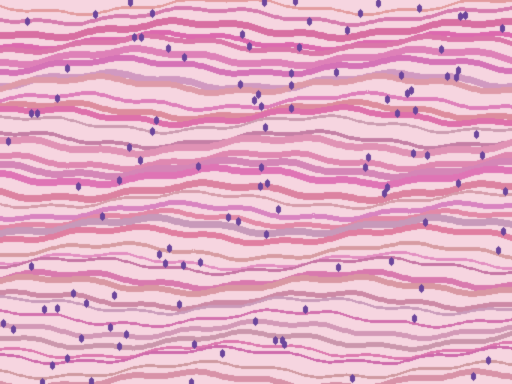
#> input picture examples/synthetic_bundles.png, 512 x 384 px; its folder holds only this picture in this run
$ python -i core.py   (imports and definitions only)
#> lines starting #> are read from the running program, lines starting #| are printed output that depends on the picture; after the words box and inside, x2 and y2 are one past the last pixel; in counts of white or black regions, pixels touching at a corner belong together
"""CACHE v0.2: training-free H&E stromal architecture, separate continuous and ridge branches.
Research-only; collagen-like appearance, not collagen-specific identification.
"""
from pathlib import Path
import numpy as np
from scipy.ndimage import gaussian_filter, binary_fill_holes
from skimage import color, filters, morphology, exposure
import matplotlib.pyplot as plt


def _unit(x, mask=None):
    v=x[mask] if mask is not None and np.any(mask) else x.ravel()
    lo,hi=np.percentile(v,[2,98])
    return np.clip((x-lo)/(hi-lo+1e-9),0,1)


def analyze(rgb, mpp=None, scales_um=(1.5,3,6,12), window_um=30,
            candidate_quantile=0.23, ridge_quantile=0.70):
#> called with scales_um = (1.5, 3, 6, 12), window_um = 30, candidate_quantile = 0.23, ridge_quantile = 0.7
    rgb=np.asarray(rgb)[...,:3].astype(np.uint8)
    f=rgb.astype(np.float32)/255.
    hed=color.rgb2hed(f); h=np.maximum(hed[...,0],0); e=np.maximum(hed[...,1],0)
#> after `hed = color.rgb2hed(f)`: hed: shape (384, 512, 3) float64; mean of channels 0, 1, 2 0.0031, 0.0168, 0.0201
#> after `e = np.maximum(hed[..., 1], 0)`:
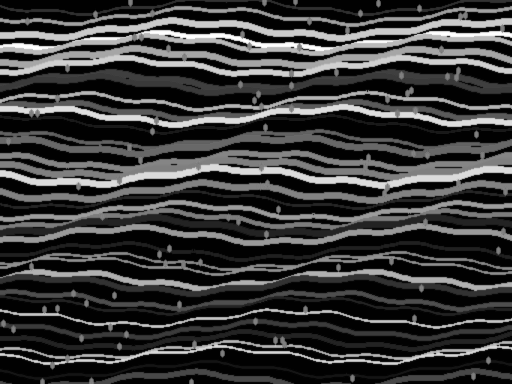
#> e: shape (384, 512) float64; min 0.00746, max 0.0488, mean 0.0168; drawn with min black and max white
    hsv=color.rgb2hsv(f)
#> hsv: shape (384, 512, 3) float32; mean of channels 0, 1, 2 0.928, 0.249, 0.904
    tissue=(hsv[...,1]>.055)&(hsv[...,2]<.985)
#> tissue: shape (384, 512) bool; every value is 1
    # Exclude strongly saturated non-H&E graphics, including red arrows.
    red_annotation=(f[...,0]>.48)&(f[...,0]>1.65*f[...,1])&(f[...,0]>1.5*f[...,2])&(hsv[...,1]>.48)
#> red_annotation: shape (384, 512) bool; every value is 0
    green_annotation=(f[...,1]>1.4*f[...,0])&(f[...,1]>1.3*f[...,2])&(hsv[...,1]>.45)
    valid_tissue=tissue & ~morphology.binary_dilation(red_annotation|green_annotation,morphology.disk(3))
    if valid_tissue.sum()<100: valid_tissue=tissue
    # Nuclei are excluded from candidate mask, but not from the neighborhood tensor itself.
    hn=_unit(h,valid_tissue); en=_unit(e,valid_tissue)
#> in _unit, `lo,hi=np.percentile(v,[2,98])`: lo = 0; hi = 0.0168
    nuclei=(hn>.66)&(hn>en*.8)
#> nuclei: shape (384, 512) bool; 7.1% white; 173 white regions (74 under 20 px), largest, box (x1, y1, x2, y2) and area: (0, 211, 512, 239) 3657, (0, 330, 512, 351) 1696, (0, 295, 512, 316) 1428
    nuclei=morphology.binary_dilation(nuclei,morphology.disk(2))
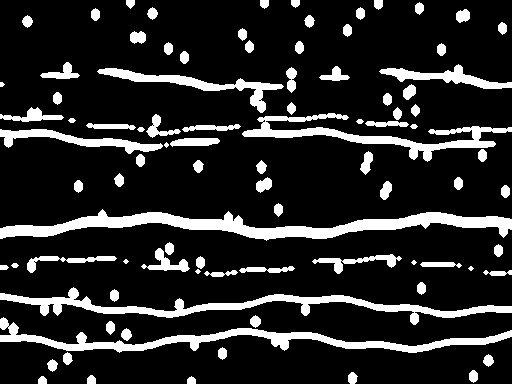
#> nuclei: shape (384, 512) bool; 15.8% white; 90 white regions (6 under 20 px), largest, box (x1, y1, x2, y2) and area: (0, 209, 512, 241) 5806, (0, 317, 512, 353) 4091, (0, 287, 512, 325) 4025
    # Eosin-rich nonnuclear candidates. This is NOT collagen-specific.
    threshold=np.quantile(en[valid_tissue],candidate_quantile) if valid_tissue.any() else .25
#> threshold = 0
    candidate=valid_tissue & ~nuclei & (en>threshold)
#> candidate: shape (384, 512) bool; 50.7% white; 103 black regions (44 under 20 px), largest, box (x1, y1, x2, y2) and area: (0, 281, 512, 384) 28003, (0, 102, 512, 175) 15420, (0, 230, 512, 285) 12970
    # Work in a lightly smoothed eosin OD image, avoiding aggressive normalization.
    signal=gaussian_filter(en,0.7)
    scales_px=np.clip(np.asarray(scales_um)/(mpp if mpp else 1.),1.2,30)
    # Separate tensor and ridge branches: no multiplication for continuous architecture.
    tensor_energy=[]; tensors=[]; ridge_list=[]
    for sigma in scales_px:
        smooth=gaussian_filter(signal,max(.65,sigma*.35))
        gy,gx=np.gradient(smooth)
        jxx=gaussian_filter(gx*gx,sigma); jyy=gaussian_filter(gy*gy,sigma)
        jxy=gaussian_filter(gx*gy,sigma)
        delta=np.sqrt((jxx-jyy)**2+4*jxy*jxy)
        coh=delta/(jxx+jyy+1e-10)
        theta=(.5*np.arctan2(2*jxy,jxx-jyy)+np.pi/2)%np.pi
        energy=np.sqrt(np.maximum(jxx+jyy,0))*sigma
        tensor_energy.append(energy)
        tensors.append((coh,theta))
        # Both bright and dark ridges, normalized separately per scale.
        rr=np.maximum(filters.sato(smooth,sigmas=[max(1.,sigma*.65)],black_ridges=False),
                      filters.sato(smooth,sigmas=[max(1.,sigma*.65)],black_ridges=True))
        ridge_list.append(_unit(rr,valid_tissue))
#> this loop made 4 passes
#> (lo in _unit, hi in _unit) on passes 1 to 4: (0.000192, 0.144), (0.00503, 0.242), (0.00735, 0.232), (0.00829, 0.154)
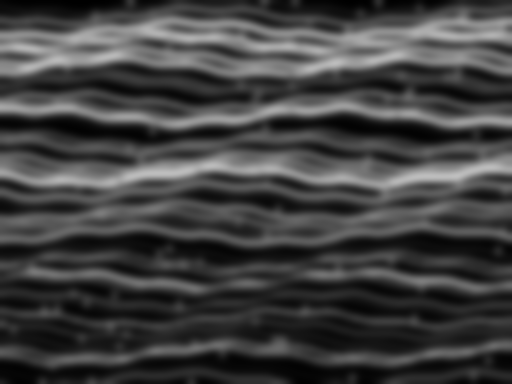
#> smooth: shape (384, 512) float64; min 0.00052, max 0.75, mean 0.257
#> after the loop, ridge_list = 4 items; tensor_energy = 4 items; tensors = 4 items
    energies=np.stack(tensor_energy)
    # Normalize energies per scale to avoid smallest-scale dominance.
    norm_energies=np.stack([_unit(q,valid_tissue) for q in tensor_energy])
#> in _unit (call 9), `lo,hi=np.percentile(v,[2,98])`: lo = 0.148; hi = 0.597
#> in _unit (call 9), `return np.clip((x-lo)/(hi-lo+1e-9),0,1)`:
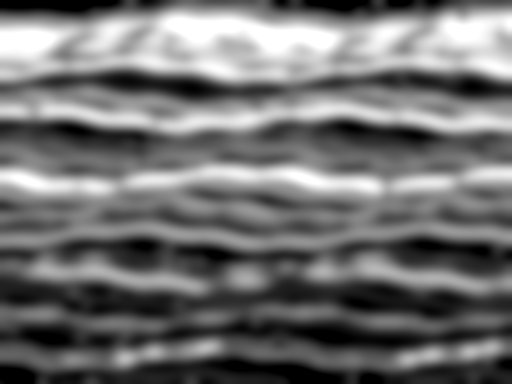
#> returned value: shape (384, 512) float64; min 0, max 1, mean 0.444
    coherence_stack=np.stack([t[0] for t in tensors])
    choice=np.argmax(norm_energies*coherence_stack,axis=0)
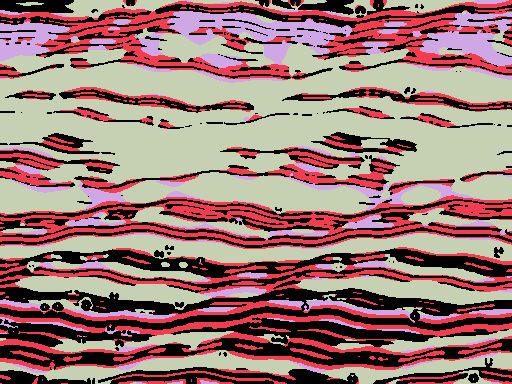
#> choice: shape (384, 512) int64; 4 distinct labels, from 0 to 3; one colour per label, 0 black
    coherence=np.take_along_axis(coherence_stack,choice[None],axis=0)[0]
    theta=np.take_along_axis(np.stack([t[1] for t in tensors]),choice[None],axis=0)[0]
    strength=np.take_along_axis(norm_energies,choice[None],axis=0)[0]
    # Spatially robust confidence independent of ridge response.
    structural_weight=candidate.astype(float)*np.clip(coherence,0,1)*np.sqrt(strength)
    structural_weight=gaussian_filter(structural_weight,1)
    structure_valid=candidate & (strength>.08) & (coherence>.15)
#> structure_valid: shape (384, 512) bool; 50.5% white; 103 black regions (44 under 20 px), largest, box (x1, y1, x2, y2) and area: (0, 281, 512, 384) 28389, (0, 102, 512, 175) 15420, (0, 230, 512, 285) 12970
    win_sigma=max(3,window_um/(mpp if mpp else 1.)/4)
    win_sigma=min(win_sigma,80)
    zr=gaussian_filter(structural_weight*np.cos(2*theta),win_sigma)
    zi=gaussian_filter(structural_weight*np.sin(2*theta),win_sigma)
    den=gaussian_filter(structural_weight,win_sigma)
    alignment=np.hypot(zr,zi)/(den+1e-9)
    # Suppress meaningless alignment in regions with too little structural evidence.
    support=den/(gaussian_filter(candidate.astype(float),win_sigma)+1e-9)
    alignment[~valid_tissue]=np.nan
    ridge=np.max(np.stack(ridge_list),axis=0)
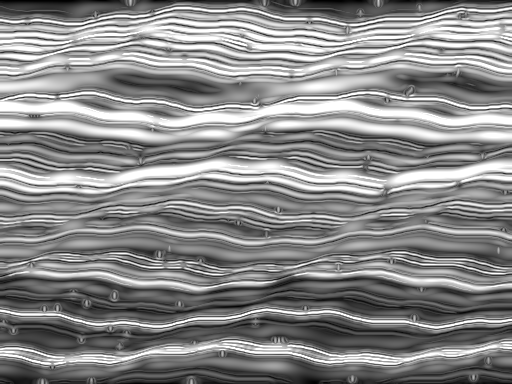
#> ridge: shape (384, 512) float64; min 0, max 1, mean 0.54
    rthr=np.quantile(ridge[candidate],ridge_quantile) if candidate.any() else 1.
#> rthr = 0.731
    bundles=candidate & (ridge>rthr) & (coherence>.18)
#> bundles: shape (384, 512) bool; 15.2% white; 484 white regions (398 under 20 px), largest, box (x1, y1, x2, y2) and area: (0, 18, 512, 50) 3880, (264, 161, 512, 188) 2304, (0, 52, 287, 76) 1642
    bundles=morphology.remove_small_objects(bundles,min_size=12)
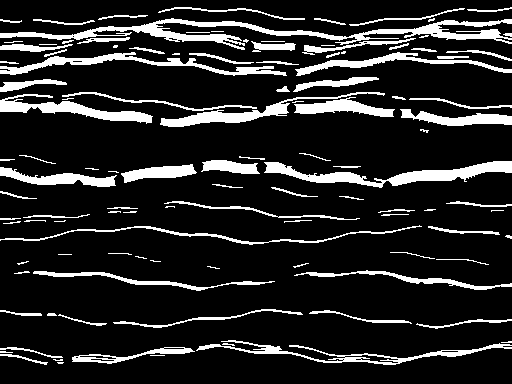
#> bundles: shape (384, 512) bool; 14.6% white; 113 white regions (29 under 20 px), largest, box (x1, y1, x2, y2) and area: (0, 18, 512, 50) 3879, (264, 161, 512, 188) 2301, (0, 52, 287, 76) 1642
    w=structural_weight[structure_valid]; a=theta[structure_valid]
    z=np.sum(w*np.exp(2j*a))
    features=dict(candidate_fraction=float(candidate.mean()),orientation_coverage=float(structure_valid.sum()/max(candidate.sum(),1)),
                  ridge_coverage=float(bundles.sum()/max(candidate.sum(),1)),
                  global_alignment=float(abs(z)/(w.sum()+1e-9)),
                  dominant_orientation_deg=float(np.rad2deg(np.angle(z)/2)%180) if len(w) else float('nan'),
                  mean_local_alignment=float(np.nanmean(alignment[candidate])) if candidate.any() else float('nan'),
                  mpp_um=mpp)
#> features = 7 items
    return dict(rgb=rgb,candidate=candidate,structure_valid=structure_valid,bundles=bundles,
                theta=theta,coherence=coherence,structural_weight=structural_weight,
                ridge=ridge,alignment=alignment,features=features)


def plot_review(r,out,title='CACHE v0.2'):
    rgb=r['rgb']; H,W=rgb.shape[:2]
    fig,ax=plt.subplots(2,3,figsize=(15,9),constrained_layout=True)
    ax[0,0].imshow(rgb);ax[0,0].set_title('A  H&E')
    ax[0,1].imshow(rgb);ax[0,1].imshow(np.ma.masked_where(~r['candidate'],r['candidate']),cmap='autumn',alpha=.27,vmin=0,vmax=1);ax[0,1].set_title('B  Stromal candidate (not collagen-specific)')
    ax[0,2].imshow(r['structural_weight'],cmap='magma',vmin=0,vmax=np.percentile(r['structural_weight'],99.5)+1e-8);ax[0,2].set_title('C  Continuous structure confidence')
    ax[1,0].imshow(rgb);ax[1,0].imshow(np.ma.masked_where(~r['bundles'],r['bundles']),cmap='cool',alpha=.48,vmin=0,vmax=1);ax[1,0].set_title('D  Optional ridge bundle candidates')
    ax[1,1].imshow(rgb,alpha=.72)
    step=max(14,min(H,W)//22); yy,xx=np.mgrid[step//2:H:step,step//2:W:step]
    mask=r['structure_valid'][yy,xx]; t=r['theta'][yy,xx]
    ax[1,1].quiver(xx[mask],yy[mask],np.cos(t[mask]),np.sin(t[mask]),color='lime',angles='xy',scale_units='xy',scale=.11,width=.003,headwidth=0,headlength=0,headaxislength=0)
    ax[1,1].set_title('E  Orientation (independent of ridge)')
    im=ax[1,2].imshow(r['alignment'],cmap='viridis',vmin=0,vmax=1);ax[1,2].set_title('F  Local axial alignment');fig.colorbar(im,ax=ax[1,2],fraction=.045)
    for a in ax.flat:a.axis('off')
    fig.suptitle(title+' | collagen-like architecture, not collagen-specific detection',fontsize=13)
    out=Path(out);out.parent.mkdir(parents=True,exist_ok=True);fig.savefig(out,dpi=120);plt.close(fig)

>>> import cv2
>>> picture = cv2.cvtColor(cv2.imread('../examples/synthetic_bundles.png'), cv2.COLOR_BGR2RGB)
>>> result = analyze(picture)
#> result = 10 items
